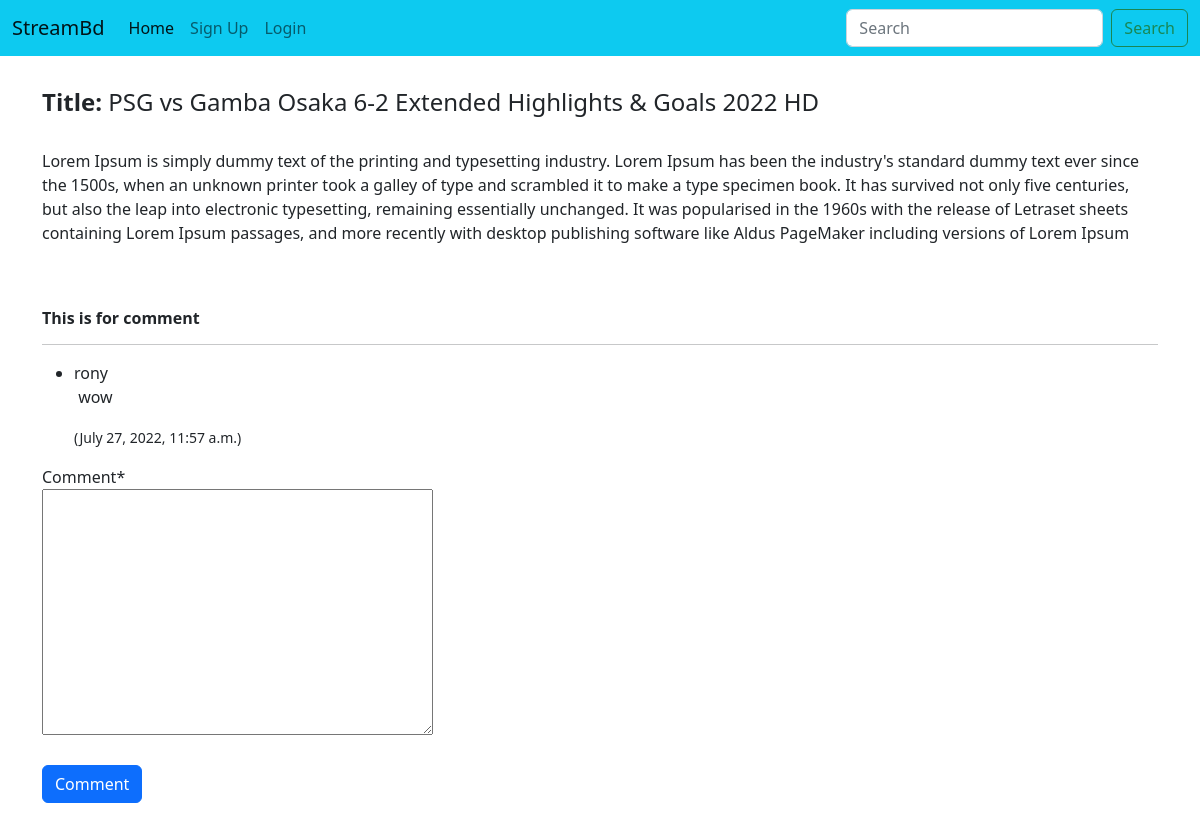
Before: /details/2 with the older database file.
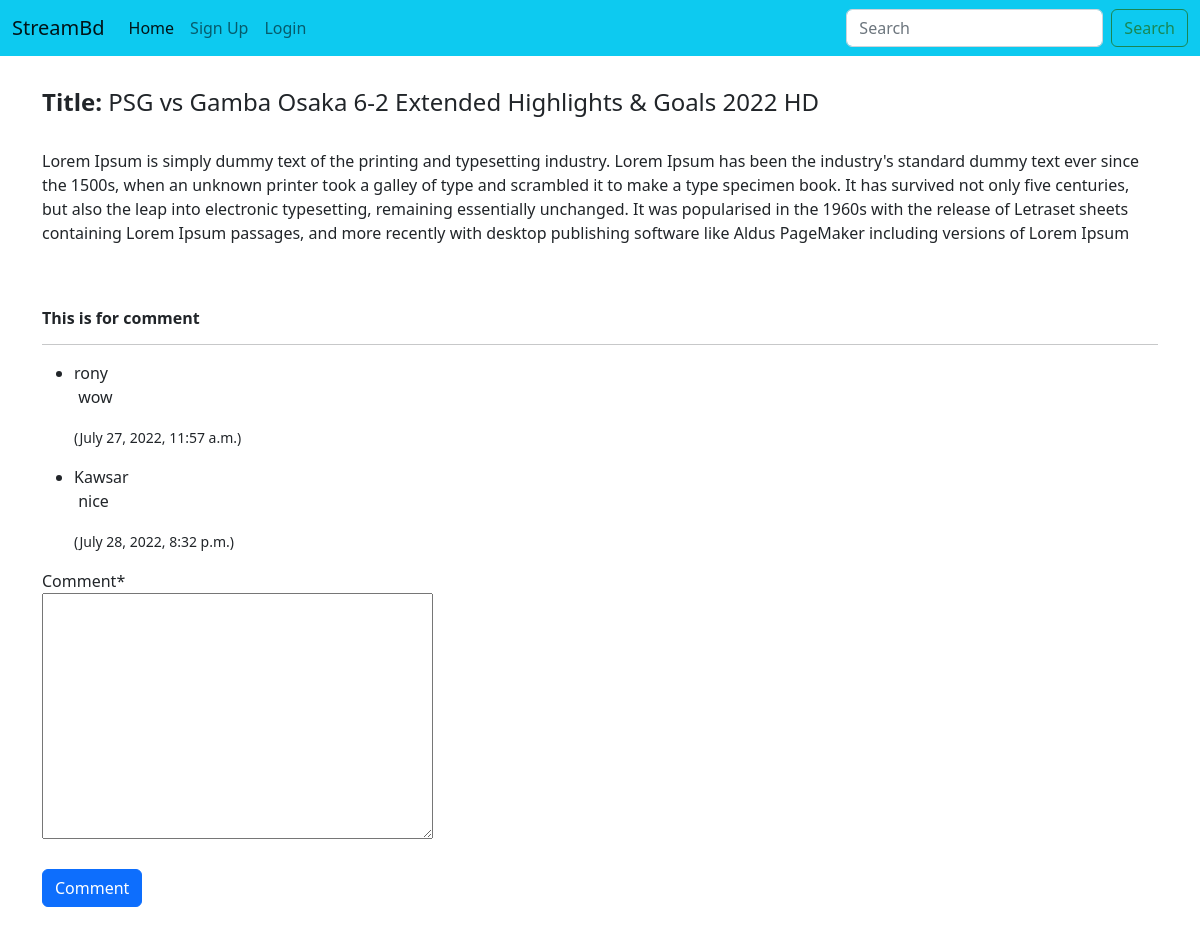
After: the same page with the newer database file.
### App_stream/models.py (models this page shows)
class UserComment(models.Model):
    video_post=models.ForeignKey(Post,on_delete=models.CASCADE,related_name='video_comment')
    user=models.ForeignKey(User,on_delete=models.CASCADE,related_name='user_comment')
    comment=models.TextField()
    comment_date=models.DateTimeField(auto_now_add=True)

### App_stream/views.py (the view, shortened to what this page needs)
# urls.py: path('details/<pk>',views.video_details_comment,name='details'),
def video_details_comment(request,pk):
    post=Post.objects.get(pk=pk)
    form=UserCommentForm()
    return render(request,'App_stream/details.html',context={'post':post,'form':form})

### App_stream/forms.py
class UserCommentForm(forms.ModelForm):
    class Meta:
        model=UserComment
        fields=('comment',)

### templates/App_stream/details.html (shortened to what this page needs)
{% extends 'base.html' %}
{% load crispy_forms_tags %}
{% load embed_video_tags %}
{% block body %}
<div class="container my-2">
    <div class="row">
        <div class="col-sm-9">
            {% video video "800x500" %}
            <br>
        </div>
    </div>
    <h4><strong>Title: </strong>{{post.title}}</h4>
    <br>
    <p>{{post.desc}}</p>
    {% endvideo %}
<br>
<br>
<h6><strong> This is for comment</strong></h6>
<hr>
            {% for comment in post.video_comment.all %}
            <ul>
                <li>{{comment.user}}</li><p>&nbsp;{{comment.comment}}</p>
                <small>({{comment.comment_date}})</small>
            </ul>
            {% endfor %}
            <form method="POST">{% csrf_token %}
                {{form|crispy}}
                <br>
                <button type="submit" class='btn btn-primary'>Comment</button>
            </form>
</div>
<br><br>
{% endblock %}

Changed rows visible on the page:
added UserComment: user "Kawsar", comment "nice", comment_date "July 28, 2022, 8:32 p.m."
